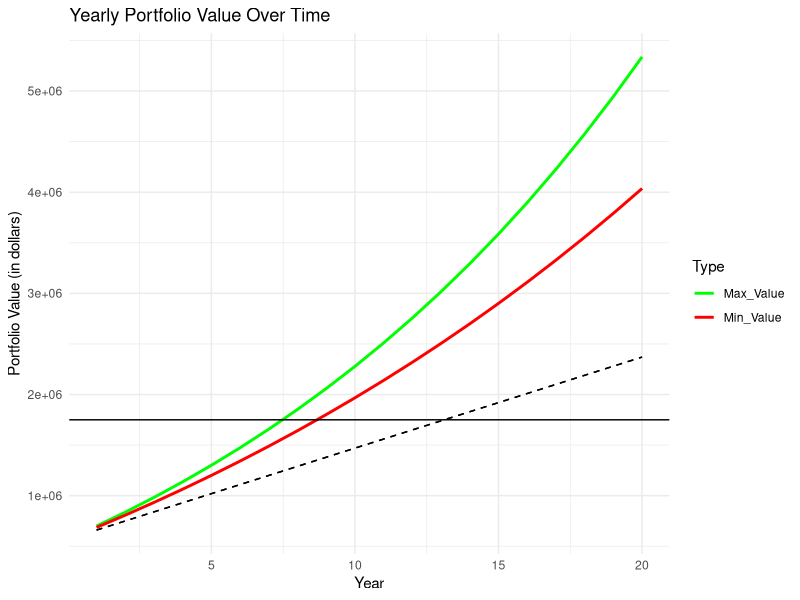

This figure's R source:
library(ggplot2)
library(tidyverse)

# Function to compute the yearly investment portfolio values
compute_yearly_values <- function(initial_investment, yearly_investment, 
                                  annual_return_min, annual_return_max, 
                                  years) {
  portfolio_values <- data.frame("Year" = 1:years, "Min_Value" = numeric(years),
                                "Max_Value" = numeric(years),  "Invested" = numeric(years))
  portfolio_value_min <- initial_investment
  portfolio_value_max <- initial_investment
  
  
  for (year in 1:years) {
    portfolio_value_min <- portfolio_value_min + yearly_investment
    portfolio_value_max <- portfolio_value_max + yearly_investment
    portfolio_value_min <- portfolio_value_min * (1 + annual_return_min)
    portfolio_value_max <- portfolio_value_max * (1 + annual_return_max)
    

    portfolio_values[year, "Min_Value"] <- portfolio_value_min
    portfolio_values[year, "Max_Value"] <- portfolio_value_max
    
    if(year == 1){
      portfolio_values[year, "Invested"] <- initial_investment + yearly_investment
    }else{
      portfolio_values[year, "Invested"] <- yearly_investment + portfolio_values[year-1,"Invested"]
      }
    
  }
  
  return(portfolio_values)
}

# Example usage
initial_investment <- 570000 # Initial investment in dollars
yearly_investment <- 90000    # Yearly investment in dollars
annual_return_min <- .04 # Annual return percentage
annual_return_max <- .06
years <- 20                  # Number of years
HowMuchToLive <- 70000
NeededAssets <- 70000/.04

# Calculate the yearly portfolio values
yearly_values <- compute_yearly_values(initial_investment, yearly_investment, annual_return_min, 
                                       annual_return_max, years)

yearly_values <- pivot_longer(yearly_values, 
                              cols = c(Min_Value, Max_Value), 
                              names_to = "Type")


# Plot the yearly portfolio values
ggplot(yearly_values, aes(x = Year, y = value, 
                          color = Type, group = Type )) +
  geom_line(size = 1) +
  geom_line(aes(y = Invested), linetype = 2, color = "black")+
  geom_hline(yintercept = NeededAssets) +
  scale_color_manual(values = c("green", "red")) +
  labs(title = "Yearly Portfolio Value Over Time",
       x = "Year",
       y = "Portfolio Value (in dollars)") +
  theme_minimal()

# Print the data frame
print(yearly_values)
